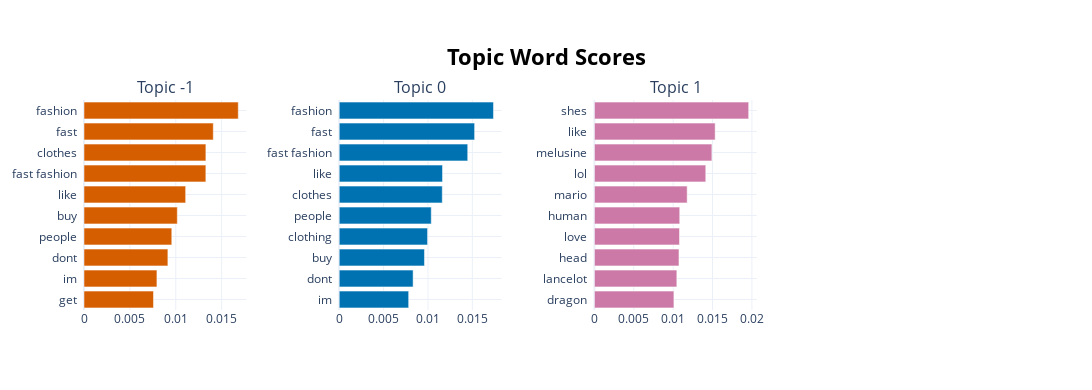

The cell this chart's notebook holds for it:
### Code cell
visualize_barchart(model, n_words=10, top_n_topics=3, height=300, width=300)

### Figure 1 — Plotly figure (JSON) as saved in the notebook; plotly's stock layout.template omitted (floating-point values rounded to 4 significant figures)
{"data": [{"marker": {"color": "#D55E00"}, "orientation": "h", "type": "bar", "x": [0.007573, 0.007948, 0.009142, 0.009568, 0.01017, 0.01108, 0.01328, 0.01328, 0.01409, 0.01682], "xaxis": "x", "y": ["get  ", "im  ", "dont  ", "people  ", "buy  ", "like  ", "fast fashion  ", "clothes  ", "fast  ", "fashion  "], "yaxis": "y"}, {"marker": {"color": "#0072B2"}, "orientation": "h", "type": "bar", "x": [0.007827, 0.008327, 0.009607, 0.009955, 0.01037, 0.01161, 0.01164, 0.01448, 0.01526, 0.01738], "xaxis": "x2", "y": ["im  ", "dont  ", "buy  ", "clothing  ", "people  ", "clothes  ", "like  ", "fast fashion  ", "fast  ", "fashion  "], "yaxis": "y2"}, {"marker": {"color": "#CC79A7"}, "orientation": "h", "type": "bar", "x": [0.0101, 0.01047, 0.01074, 0.01081, 0.01084, 0.01178, 0.01414, 0.01492, 0.01533, 0.01959], "xaxis": "x3", "y": ["dragon  ", "lancelot  ", "head  ", "love  ", "human  ", "mario  ", "lol  ", "melusine  ", "like  ", "shes  "], "yaxis": "y3"}], "layout": {"annotations": [{"font": {"size": 16}, "showarrow": false, "text": "Topic -1", "x": 0.0875, "xanchor": "center", "xref": "paper", "y": 1, "yanchor": "bottom", "yref": "paper"}, {"font": {"size": 16}, "showarrow": false, "text": "Topic 0", "x": 0.3625, "xanchor": "center", "xref": "paper", "y": 1, "yanchor": "bottom", "yref": "paper"}, {"font": {"size": 16}, "showarrow": false, "text": "Topic 1", "x": 0.6375, "xanchor": "center", "xref": "paper", "y": 1, "yanchor": "bottom", "yref": "paper"}], "height": 390, "hoverlabel": {"bgcolor": "white", "font": {"family": "Rockwell", "size": 16}}, "showlegend": false, "title": {"font": {"color": "Black", "size": 22}, "text": "<b>Topic Word Scores</b>", "x": 0.5, "xanchor": "center", "yanchor": "top"}, "width": 1200, "xaxis": {"anchor": "y", "domain": [0, 0.175], "showgrid": true}, "xaxis2": {"anchor": "y2", "domain": [0.275, 0.45], "showgrid": true}, "xaxis3": {"anchor": "y3", "domain": [0.55, 0.725], "showgrid": true}, "xaxis4": {"anchor": "y4", "domain": [0.825, 1], "showgrid": true}, "yaxis": {"anchor": "x", "domain": [0, 1], "showgrid": true}, "yaxis2": {"anchor": "x2", "domain": [0, 1], "showgrid": true}, "yaxis3": {"anchor": "x3", "domain": [0, 1], "showgrid": true}, "yaxis4": {"anchor": "x4", "domain": [0, 1], "showgrid": true}}}
